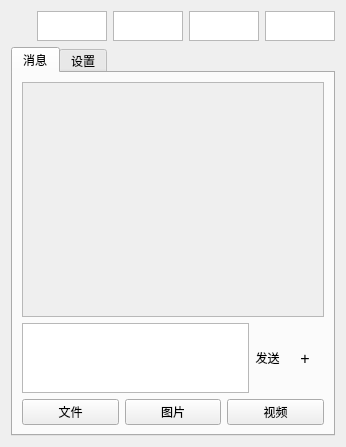
<?xml version="1.0" encoding="UTF-8"?>
<ui version="4.0">
 <class>MainForm</class>
 <widget class="QWidget" name="MainForm">
  <property name="geometry">
   <rect>
    <x>0</x>
    <y>0</y>
    <width>296</width>
    <height>447</height>
   </rect>
  </property>
  <property name="windowTitle">
   <string>QQ主页面</string>
  </property>
  <layout class="QVBoxLayout" name="verticalLayout_4">
   <item>
    <layout class="QHBoxLayout" name="horizontalLayout_5" stretch="3,2,1,1,1,1">
     <property name="spacing">
      <number>6</number>
     </property>
     <property name="sizeConstraint">
      <enum>QLayout::SetMaximumSize</enum>
     </property>
     <property name="bottomMargin">
      <number>0</number>
     </property>
     <item>
      <widget class="QLabel" name="nameContent">
       <property name="maximumSize">
        <size>
         <width>16777215</width>
         <height>30</height>
        </size>
       </property>
       <property name="text">
        <string/>
       </property>
      </widget>
     </item>
     <item>
      <widget class="QLabel" name="titlePicture">
       <property name="maximumSize">
        <size>
         <width>16777215</width>
         <height>30</height>
        </size>
       </property>
       <property name="text">
        <string/>
       </property>
      </widget>
     </item>
     <item>
      <widget class="QPlainTextEdit" name="transferText">
       <property name="maximumSize">
        <size>
         <width>16777215</width>
         <height>30</height>
        </size>
       </property>
      </widget>
     </item>
     <item>
      <widget class="QPlainTextEdit" name="statusText">
       <property name="maximumSize">
        <size>
         <width>16777215</width>
         <height>30</height>
        </size>
       </property>
      </widget>
     </item>
     <item>
      <widget class="QPlainTextEdit" name="hiddenText">
       <property name="maximumSize">
        <size>
         <width>16777215</width>
         <height>30</height>
        </size>
       </property>
      </widget>
     </item>
     <item>
      <widget class="QPlainTextEdit" name="promptText">
       <property name="maximumSize">
        <size>
         <width>16777215</width>
         <height>30</height>
        </size>
       </property>
      </widget>
     </item>
    </layout>
   </item>
   <item>
    <widget class="QTabWidget" name="tabWidget">
     <property name="styleSheet">
      <string notr="true"/>
     </property>
     <property name="currentIndex">
      <number>0</number>
     </property>
     <property name="iconSize">
      <size>
       <width>24</width>
       <height>16</height>
      </size>
     </property>
     <widget class="QWidget" name="message">
      <attribute name="title">
       <string>消息</string>
      </attribute>
      <layout class="QVBoxLayout" name="verticalLayout_5">
       <item>
        <layout class="QVBoxLayout" name="verticalLayout_3">
         <item>
          <layout class="QVBoxLayout" name="verticalLayout_2" stretch="18,1">
           <item>
            <widget class="QScrollArea" name="scrollArea">
             <property name="widgetResizable">
              <bool>true</bool>
             </property>
             <widget class="QWidget" name="scrollAreaWidgetContents">
              <property name="geometry">
               <rect>
                <x>0</x>
                <y>0</y>
                <width>248</width>
                <height>190</height>
               </rect>
              </property>
             </widget>
            </widget>
           </item>
           <item>
            <layout class="QHBoxLayout" name="horizontalLayout" stretch="6,1,1">
             <property name="spacing">
              <number>0</number>
             </property>
             <property name="sizeConstraint">
              <enum>QLayout::SetMinimumSize</enum>
             </property>
             <property name="leftMargin">
              <number>0</number>
             </property>
             <property name="bottomMargin">
              <number>0</number>
             </property>
             <item>
              <widget class="QPlainTextEdit" name="PText2">
               <property name="styleSheet">
                <string notr="true"/>
               </property>
               <property name="backgroundVisible">
                <bool>false</bool>
               </property>
              </widget>
             </item>
             <item>
              <widget class="QPushButton" name="sendBT">
               <property name="maximumSize">
                <size>
                 <width>16777215</width>
                 <height>80</height>
                </size>
               </property>
               <property name="styleSheet">
                <string notr="true">QPushButton{
    border-radius: 5px;
}
QPushButton:hover{
    background-color: deepskyblue;
}</string>
               </property>
               <property name="text">
                <string>发送</string>
               </property>
              </widget>
             </item>
             <item>
              <widget class="QPushButton" name="addBT">
               <property name="maximumSize">
                <size>
                 <width>16777215</width>
                 <height>80</height>
                </size>
               </property>
               <property name="styleSheet">
                <string notr="true">QPushButton{
	font-size:16px;
    background: url(&quot;../images/add.png&quot;);
	background-size:contain;
    border: 0px;
	background-size: cover;
    border-radius: 5px;
}
QPushButton:hover{
    background-color: deepskyblue;
}</string>
               </property>
               <property name="text">
                <string>+</string>
               </property>
              </widget>
             </item>
            </layout>
           </item>
          </layout>
         </item>
         <item>
          <layout class="QHBoxLayout" name="horizontalLayout_4">
           <item>
            <widget class="QPushButton" name="fileBT">
             <property name="styleSheet">
              <string notr="true">QPushButton{
	boder-radius:8px;
}</string>
             </property>
             <property name="text">
              <string>文件</string>
             </property>
            </widget>
           </item>
           <item>
            <widget class="QPushButton" name="pictureBT">
             <property name="styleSheet">
              <string notr="true">QPushButton{
	boder-radius:8px;
}</string>
             </property>
             <property name="text">
              <string>图片</string>
             </property>
            </widget>
           </item>
           <item>
            <widget class="QPushButton" name="movieBT">
             <property name="styleSheet">
              <string notr="true">QPushButton{
	boder-radius:8px;
}</string>
             </property>
             <property name="text">
              <string>视频</string>
             </property>
            </widget>
           </item>
          </layout>
         </item>
        </layout>
       </item>
      </layout>
     </widget>
     <widget class="QWidget" name="setting">
      <attribute name="title">
       <string>设置</string>
      </attribute>
      <widget class="QWidget" name="layoutWidget">
       <property name="geometry">
        <rect>
         <x>50</x>
         <y>30</y>
         <width>141</width>
         <height>171</height>
        </rect>
       </property>
       <layout class="QVBoxLayout" name="verticalLayout">
        <item>
         <widget class="QPushButton" name="personBT">
          <property name="styleSheet">
           <string notr="true">QPushButton{
    font-size: 16px;
    border-radius: 5px;
}
QPushButton:hover{
    background-color: deepskyblue;
}</string>
          </property>
          <property name="text">
           <string>个人中心</string>
          </property>
         </widget>
        </item>
        <item>
         <widget class="QPushButton" name="accountBT">
          <property name="styleSheet">
           <string notr="true">QPushButton{
    font-size: 16px;
    border-radius: 5px;
}
QPushButton:hover{
    background-color: deepskyblue;
}</string>
          </property>
          <property name="text">
           <string>账户安全</string>
          </property>
         </widget>
        </item>
        <item>
         <widget class="QPushButton" name="changeBT">
          <property name="styleSheet">
           <string notr="true">QPushButton{
    font-size: 16px;
    border-radius: 5px;
}
QPushButton:hover{
    background-color: deepskyblue;
}</string>
          </property>
          <property name="text">
           <string>切换账户</string>
          </property>
         </widget>
        </item>
        <item>
         <widget class="QPushButton" name="exitBT">
          <property name="styleSheet">
           <string notr="true">QPushButton{
    font-size: 16px;
    border-radius: 5px;
}
QPushButton:hover{
    background-color: deepskyblue;
}</string>
          </property>
          <property name="text">
           <string>退出</string>
          </property>
         </widget>
        </item>
       </layout>
      </widget>
     </widget>
    </widget>
   </item>
  </layout>
 </widget>
 <resources/>
 <connections/>
</ui>
